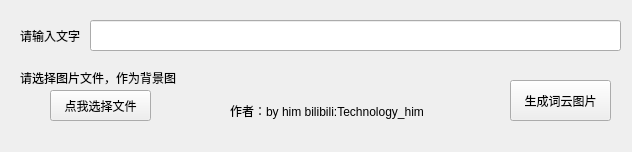
<?xml version="1.0" encoding="UTF-8"?>
<ui version="4.0">
 <class>MainWindow</class>
 <widget class="QMainWindow" name="MainWindow">
  <property name="geometry">
   <rect>
    <x>0</x>
    <y>0</y>
    <width>632</width>
    <height>152</height>
   </rect>
  </property>
  <property name="windowTitle">
   <string>himcloud</string>
  </property>
  <property name="windowIcon">
   <iconset resource="zhushen.qrc">
    <normaloff>:/zhushen/zhushen.ico</normaloff>:/zhushen/zhushen.ico</iconset>
  </property>
  <widget class="QWidget" name="centralwidget">
   <widget class="QLineEdit" name="lineEdit">
    <property name="geometry">
     <rect>
      <x>90</x>
      <y>20</y>
      <width>531</width>
      <height>31</height>
     </rect>
    </property>
   </widget>
   <widget class="QLabel" name="label">
    <property name="geometry">
     <rect>
      <x>20</x>
      <y>20</y>
      <width>121</width>
      <height>31</height>
     </rect>
    </property>
    <property name="text">
     <string>请输入文字</string>
    </property>
    <property name="textFormat">
     <enum>Qt::PlainText</enum>
    </property>
   </widget>
   <widget class="QLabel" name="label_2">
    <property name="geometry">
     <rect>
      <x>20</x>
      <y>70</y>
      <width>181</width>
      <height>16</height>
     </rect>
    </property>
    <property name="text">
     <string>请选择图片文件，作为背景图</string>
    </property>
   </widget>
   <widget class="QPushButton" name="pushButton">
    <property name="geometry">
     <rect>
      <x>50</x>
      <y>90</y>
      <width>101</width>
      <height>31</height>
     </rect>
    </property>
    <property name="text">
     <string>点我选择文件</string>
    </property>
   </widget>
   <widget class="QPushButton" name="pushButton_2">
    <property name="geometry">
     <rect>
      <x>510</x>
      <y>80</y>
      <width>101</width>
      <height>41</height>
     </rect>
    </property>
    <property name="text">
     <string>生成词云图片</string>
    </property>
   </widget>
   <widget class="QLabel" name="label_3">
    <property name="geometry">
     <rect>
      <x>230</x>
      <y>100</y>
      <width>231</width>
      <height>21</height>
     </rect>
    </property>
    <property name="text">
     <string>作者：by him bilibili:Technology_him</string>
    </property>
   </widget>
  </widget>
  <widget class="QMenuBar" name="menubar">
   <property name="geometry">
    <rect>
     <x>0</x>
     <y>0</y>
     <width>632</width>
     <height>23</height>
    </rect>
   </property>
  </widget>
 </widget>
 <resources>
  <include location="zhushen.qrc"/>
 </resources>
 <connections/>
</ui>
